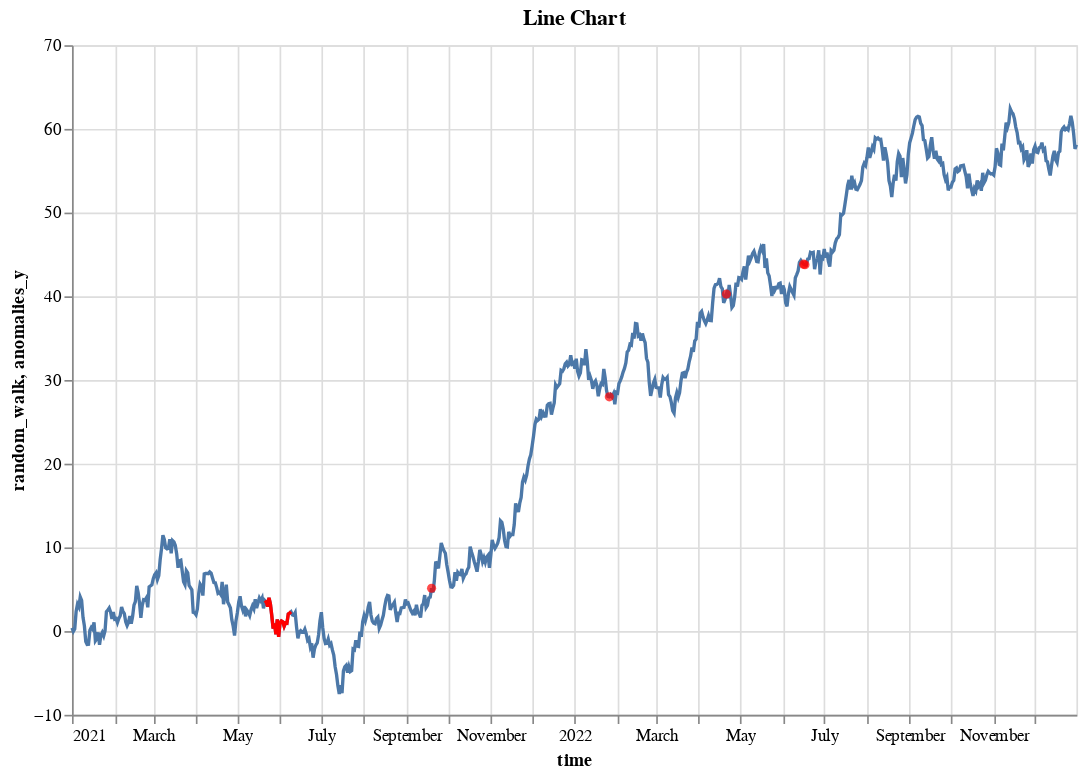

The code cell stored with this chart in its notebook:
### Code cell
chart = on.time_series.AnomalyTimeSeries.plot_anomalies(data_ts,
                                                point_anomalies = anomalies_ts,
                                                contextual_anomalies = subset_data_ts
                                                )
chart

### Figure 1 — Vega-Lite specification as saved in the notebook (floating-point values rounded to 4 significant figures; data arrays with more than 128 entries replaced by an {"elided": "..."} marker saying what was removed)
{"config": {"view": {"continuousWidth": 300, "continuousHeight": 300}}, "layer": [{"data": {"name": "data-9bfcdc8c990b0231acc4e0d84218eae1"}, "mark": {"type": "line"}, "encoding": {"x": {"field": "time", "type": "temporal"}, "y": {"field": "random_walk", "type": "quantitative"}}, "title": "Line Chart"}, {"data": {"name": "data-1db05ddac0280b8bcad855f261520b58"}, "mark": {"type": "circle", "color": "red"}, "encoding": {"x": {"field": "time", "type": "temporal"}, "y": {"field": "anomalies_y", "type": "quantitative"}}, "transform": [{"filter": "(datum.anomalies === 1)"}]}, {"data": {"name": "data-4e7aa6a536f68856f0f7d3a989c17a50"}, "mark": {"type": "line", "color": "red"}, "encoding": {"x": {"field": "time", "type": "temporal"}, "y": {"field": "anomalies_y", "type": "quantitative"}}}], "height": 400, "width": 600, "$schema": "https://vega.github.io/schema/vega-lite/v5.14.1.json", "datasets": {"data-9bfcdc8c990b0231acc4e0d84218eae1": {"elided": "730 records"}, "data-1db05ddac0280b8bcad855f261520b58": {"elided": "730 records"}, "data-4e7aa6a536f68856f0f7d3a989c17a50": [{"time": "2021-05-21T00:00:00", "anomalies": 1.0, "anomalies_y": 3.636}, {"time": "2021-05-22T00:00:00", "anomalies": 1.0, "anomalies_y": 3.451}, {"time": "2021-05-23T00:00:00", "anomalies": 1.0, "anomalies_y": 2.928}, {"time": "2021-05-24T00:00:00", "anomalies": 1.0, "anomalies_y": 3.977}, {"time": "2021-05-25T00:00:00", "anomalies": 1.0, "anomalies_y": 3.273}, {"time": "2021-05-26T00:00:00", "anomalies": 1.0, "anomalies_y": 1.864}, {"time": "2021-05-27T00:00:00", "anomalies": 1.0, "anomalies_y": 0.3075}, {"time": "2021-05-28T00:00:00", "anomalies": 1.0, "anomalies_y": 0.9135}, {"time": "2021-05-29T00:00:00", "anomalies": 1.0, "anomalies_y": -0.367}, {"time": "2021-05-30T00:00:00", "anomalies": 1.0, "anomalies_y": 1.388}, {"time": "2021-05-31T00:00:00", "anomalies": 1.0, "anomalies_y": -0.6941}, {"time": "2021-06-01T00:00:00", "anomalies": 1.0, "anomalies_y": 1.002}, {"time": "2021-06-02T00:00:00", "anomalies": 1.0, "anomalies_y": 1.213}, {"time": "2021-06-03T00:00:00", "anomalies": 1.0, "anomalies_y": 1.117}, {"time": "2021-06-04T00:00:00", "anomalies": 1.0, "anomalies_y": 0.5718}, {"time": "2021-06-05T00:00:00", "anomalies": 1.0, "anomalies_y": 0.9709}, {"time": "2021-06-06T00:00:00", "anomalies": 1.0, "anomalies_y": 0.9333}, {"time": "2021-06-07T00:00:00", "anomalies": 1.0, "anomalies_y": 2.037}, {"time": "2021-06-08T00:00:00", "anomalies": 1.0, "anomalies_y": 2.151}, {"time": "2021-06-09T00:00:00", "anomalies": 1.0, "anomalies_y": 2.301}]}}
